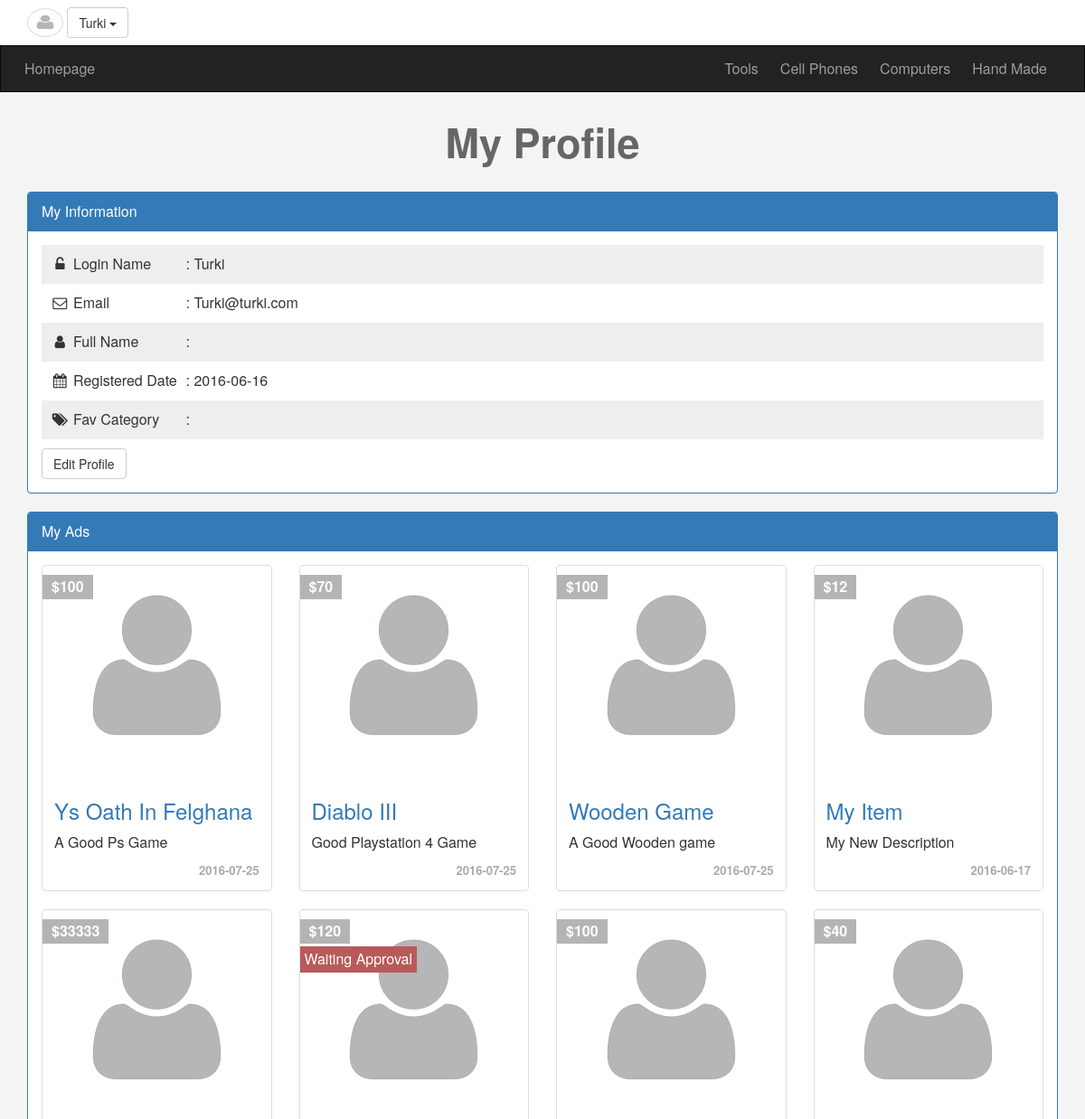
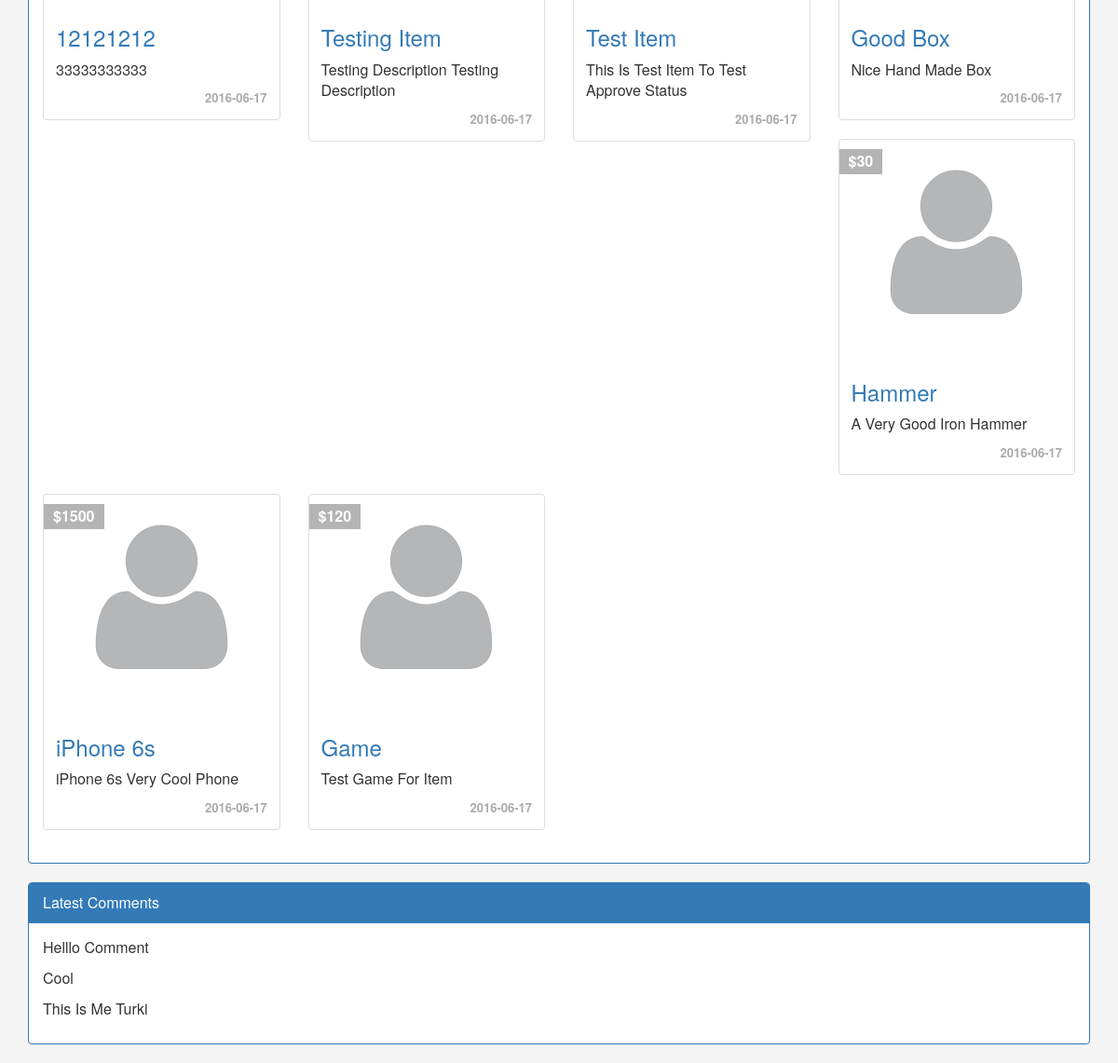
The app's page /profile.php (signed in) with its own data (2 pictures, top to bottom).
### tables this page shows
CREATE TABLE `categories` (
  `ID` int(11) NOT NULL,
  `Name` varchar(255) NOT NULL,
  `Description` text NOT NULL,
  `Parent` int(11) NOT NULL,
  `Ordering` int(11) DEFAULT NULL,
  `Visibility` tinyint(4) NOT NULL DEFAULT '0',
  `Allow_Comment` tinyint(4) NOT NULL DEFAULT '0',
  `Allow_Ads` tinyint(4) NOT NULL DEFAULT '0'
);

CREATE TABLE `users` (
  `UserID` int(11) NOT NULL COMMENT 'To Identify User',
  `Username` varchar(255) NOT NULL COMMENT 'Username To Login',
  `Password` varchar(255) NOT NULL COMMENT 'Password To Login',
  `Email` varchar(255) NOT NULL,
  `FullName` varchar(255) NOT NULL,
  `GroupID` int(11) NOT NULL DEFAULT '0' COMMENT 'Identify User Group',
  `TrustStatus` int(11) NOT NULL DEFAULT '0' COMMENT 'Seller Rank',
  `RegStatus` int(11) NOT NULL DEFAULT '0' COMMENT 'User Approval',
  `Date` date NOT NULL,
  `Avatar` varchar(255) NOT NULL
);

CREATE TABLE `items` (
  `Item_ID` int(11) NOT NULL,
  `Name` varchar(255) NOT NULL,
  `Description` text NOT NULL,
  `Price` varchar(255) NOT NULL,
  `Add_Date` date NOT NULL,
  `Country_Made` varchar(255) NOT NULL,
  `Image` varchar(255) NOT NULL,
  `Status` varchar(255) NOT NULL,
  `Rating` smallint(6) NOT NULL,
  `Approve` tinyint(4) NOT NULL DEFAULT '0',
  `Cat_ID` int(11) NOT NULL,
  `Member_ID` int(11) NOT NULL,
  `Tags` varchar(255) DEFAULT NULL
);

CREATE TABLE `comments` (
  `C_id` int(11) NOT NULL,
  `Comment` text NOT NULL,
  `Status` tinyint(4) NOT NULL,
  `Comment_date` date NOT NULL,
  `item_id` int(11) NOT NULL,
  `User_id` int(11) NOT NULL
);

### init.php (called while the page is built, shortened)
<?php
include 'admin/connect.php';
$sessionUser = '';
if(isset($_SESSION['username'])){
	$sessionUser = $_SESSION['username'];
}
$templ = 'includes/templates/';
$func  = 'includes/functions/';
$css   = 'layout/css/';
   include $func. 'functions.php';
   include $templ .'header.php';

### includes/functions/functions.php (called while the page is built, shortened)
<?php
function getAllFrom($field , $tableName, $where =Null, $and =Null,  $orderBy , $ordering= "DESC"){
	global $con;
	$statement = $con->prepare("SELECT $field FROM $tableName $where $and ORDER BY $orderBy DESC");
	$statement->execute();
	$all = $statement->fetchAll();
	return $all;
}

### profile.php (the view, shortened to what this page needs)
<?php
   include 'init.php';
   if(isset($_SESSION['username'])){
   	$stat = $con->prepare('SELECT * FROM users WHERE Username = ?');
   	$stat->execute(array($sessionUser));
   	$info = $stat->fetch();
?>
<h1 class="text-center">My Profile</h1>
<div class="information block">
	<div class="container">
		<div class="panel panel-primary">
			<div class="panel-heading">My Information</div>
			<div class="panel-body">
				<ul class="list-unstyled">
					<li>
						<i class="fa fa-unlock-alt fa-fw"></i>
						<span>Login Name</span> : <?php echo $info['Username'] ?>
					</li>
					<li>
						<i class="fa fa-envelope-o fa-fw"></i>
						<span>Email</span> : <?php echo $info['Email'] ?>
					</li>
					<li>
						<i class="fa fa-user fa-fw"></i>
						<span>Full Name</span> : <?php echo $info['FullName'] ?>
					</li>
					<li>
						<i class="fa fa-calendar fa-fw"></i>
						<span>Registered Date</span> : <?php echo $info['Date'] ?>
					</li>
					<li>
						<i class="fa fa-tags fa-fw"></i>
						<span>Fav Category</span> :
					</li>
				</ul>
				<a class="btn btn-default" href="member.php?do=Edit&userid=<?= $_SESSION['ID'] ?>">Edit Profile</a>
			</div>
		</div>
	</div>
</div>
<div class="my-ads block">
	<div class="container">
		<div class="panel panel-primary">
			<div class="panel-heading">My Ads</div>
			<div class="panel-body">
<?php
                      $allitems = getAllFrom("*" , "items", "WHERE Member_ID = {$info['UserID']}", "",
                      	            "Item_ID");
                       if(!empty($allitems)){
				            echo '<div class="row">';
					           foreach ($allitems as $item) {
						       	echo '<div class="col-sm-6 col-md-3">';
						       	   echo '<div class="thumbnail item-box">';
						       	   if($item['Approve'] == 0){
						       	   	   echo "<span class='approve-status'>Waiting Approval</span>";
						       	   	}
						       	       echo '<span class="price-tag">$'.$item['Price'].'</span>';
						       	       echo '<img class="img-responsive" src="layout/images/user_default.png" alt="">';
						       	       echo '<div class="caption">';
						       	            echo '<h3><a href="item.php?itemid='.$item['Item_ID'].'">'.
						       	                   $item['Name'].'</a></h3>';
						       	            echo '<p>'.$item['Description'].'</p>';
						       	            echo '<div class="date">'.$item['Add_Date'].'</div>';
						       	       echo '</div>';
						       	   echo '</div>';
						       	echo '</div>';
						       }
						    echo '</div>';
					    }else{
					       	echo "Sorry, There's No Ads To Show, Create <a href='newad.php'>New Add</a>";
					    }
?>
			</div>
		</div>
	</div>
</div>
<div id="my-ads" class="my-comments block">
	<div class="container">
		<div class="panel panel-primary">
			<div class="panel-heading">Latest Comments</div>
			<div class="panel-body">
<?php
				$comments = $allitems = getAllFrom("Comment" , "comments", "WHERE User_id = {$info['UserID']}", "", "C_id");
				if(!empty($comments)){
					foreach ($comments as $comment) {
						echo "<p>". $comment['Comment']. "<p>";
					}
				}else{
					echo "There's No Comment To Show";
				}
?>
			</div>
		</div>
	</div>
</div>
<?php
  }else{
  	header('Location:login.php');
  	exit();
  }
   include $templ .'footer.php';
?>

### includes/templates/header.php (shortened to what this page needs)
<!DOCTYPE html>
<html>
	<head>
		<link rel="stylesheet" type="text/css" href="<?php echo $css; ?>bootstrap.min.css" />
		<link rel="stylesheet" type="text/css" href="<?php echo $css; ?>font-awesome.min.css" />
    <link rel="stylesheet" href="<?php echo $css ?>jquery-ui.css" />
    <link rel="stylesheet" href="<?php echo $css ?>jquery.selectBoxIt.css" />
    <link rel="stylesheet" type="text/css" href="<?php echo $css; ?>front.css" />
	</head>
	<body>
    <div class="upper-bar">
      <div class="container">
      <?php
      if(isset($_SESSION['username'])){
      ?>
          <img class="my-image img-circle img-thumbnail" src="layout/images/user_default.png" alt="">
          <div class="btn-group my-info">
              <span class="btn btn-default dropdown-toggle" data-toggle="dropdown">
                <?php echo $sessionUser ?>
                  <span class="caret"></span>
              </span>
          </div>
      <?php
      }else{
      ?>
        <a href="login.php">
          <span class="pull-right">Login/SignUp</span>
        </a>
      <?php } ?>
      </div>
    </div>
    <nav class="navbar navbar-inverse">
      <div class="container">
        <div class="navbar-header">
          <a class="navbar-brand" href="index.php">Homepage</a>
        </div>
        <div class="collapse navbar-collapse" id="app-nav">
          <ul class="nav navbar-nav navbar-right">
<?php
           $allCats = getAllFrom("*", "categories", "WHERE Parent=0", "", "ID", "ASC");
           foreach ($allCats as $cat) {
             echo "<li><a href='categories.php?pageid=".$cat['ID']."'>".$cat['Name']."</a></li>";
           }
?>
          </ul>
        </div>
      </div>
    </nav>

### layout/css/front.css (style rules this page uses)
body { background-color: #F4F4F4; font-size: 16px; }
h1 { font-size: 45px; margin: 30px 0; font-weight: bold; color: #666; }
a { text-decoration: none; }
.navbar { border-radius: 0; margin-bottom: 0; }
.nav > li > a,.navbar .navbar-brand { padding: 15px 12px; }
.navbar .navbar-brand { font-size: 1em; }
.upper-bar { background-color: #FFF; padding: 8px; }
.upper-bar .my-image { width: 40px; height: 32px; }
.item-box { position: relative; }
.item-box .price-tag { background-color: #B4B4B4; padding: 2px 10px; position: absolute; left: 0; top: 10px; font-weight: bold; color: #FFF; }
.item-box .approve-status { position: absolute; top: 40px; left: 0; background-color: #b85a5a; color: #FFF; padding: 3px 5px; }
.information { margin-top: 20px; }
.information ul { margin: 0; padding: 0; }
.information ul li { padding: 10px; }
.information ul li:nth-child(odd) { background-color: #EEE; }
.information ul li span { display: inline-block; width: 120px; }
.thumbnail .date { text-align: right; font-weight: bold; font-size: 13px; color: #AAA; }
.information .btn { margin-top: 10px; }

### records on screen
categories: Name "Tools"
categories: Name "Cell Phones"
categories: Name "Computers"
categories: Name "Hand Made"
users: Username "Turki", Email "Turki@turki.com", Date "2016-06-16"
items: Price "100", Name "Ys Oath In Felghana", Description "A Good Ps Game", Add_Date "2016-07-25"
items: Price "70", Name "Diablo III", Description "Good Playstation 4 Game", Add_Date "2016-07-25"
items: Price "100", Name "Wooden Game", Description "A Good Wooden game", Add_Date "2016-07-25"
items: Price "12", Name "My Item", Description "My New Description", Add_Date "2016-06-17"
items: Price "33333", Name "12121212", Description "33333333333", Add_Date "2016-06-17"
items: Approve "Waiting Approval", Price "120", Name "Testing Item", Description "Testing Description Testing Description", Add_Date "2016-06-17"
items: Price "100", Name "Test Item", Description "This Is Test Item To Test Approve Status", Add_Date "2016-06-17"
items: Price "40", Name "Good Box", Description "Nice Hand Made Box", Add_Date "2016-06-17"
items: Price "30", Name "Hammer", Description "A Very Good Iron Hammer", Add_Date "2016-06-17"
items: Price "1500", Name "iPhone 6s", Description "iPhone 6s Very Cool Phone", Add_Date "2016-06-17"
items: Price "120", Name "Game", Description "Test Game For Item", Add_Date "2016-06-17"
comments: Comment "Helllo Comment"
comments: Comment "Cool"
comments: Comment "This Is Me Turki"

### other values on screen
$sessionUser "Turki"
